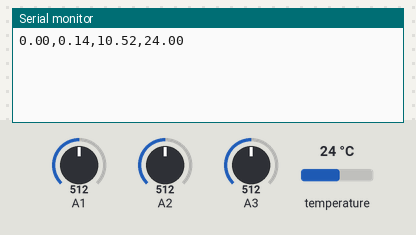
Bench run of a sketch on a simulated Arduino Uno, built with avr-gcc and run on an emulated ATmega328P. Shown: the last lines printed to the serial monitor. The test bench sets the inputs (shaded band); at power-on: temperature 24 °C, A1 = 512, A2 = 512, A3 = 512.

Above: at 3.5 s.
3.6 s: temperature set to 12 °C
At 4.5 s:
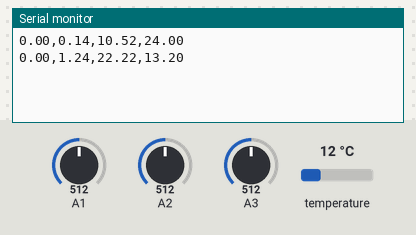
5.1 s: A1 set to 716
At 6.0 s:
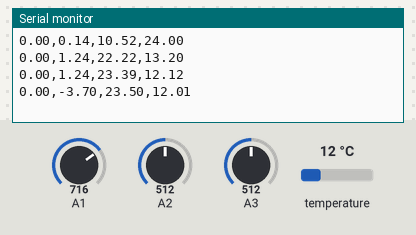
6.6 s: A2 set to 716
At 7.5 s:
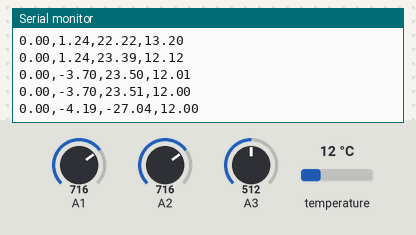
8.1 s: A3 set to 306
At 8.9 s:
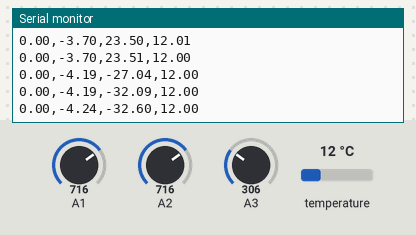
9.6 s: temperature set to 19 °C
At 10.6 s:
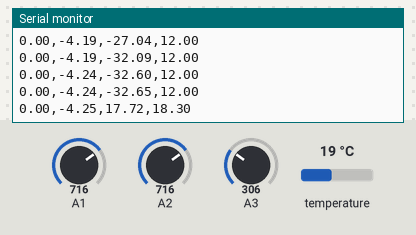
11.1 s: A1 set to 810
At 12.1 s:
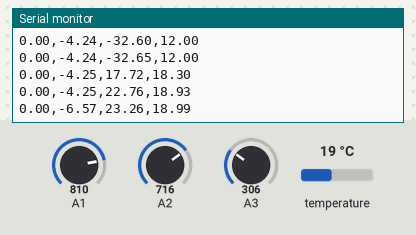
Timing chart, 0 to 13.6 s (numbered marks = the images above; inputs shaded):
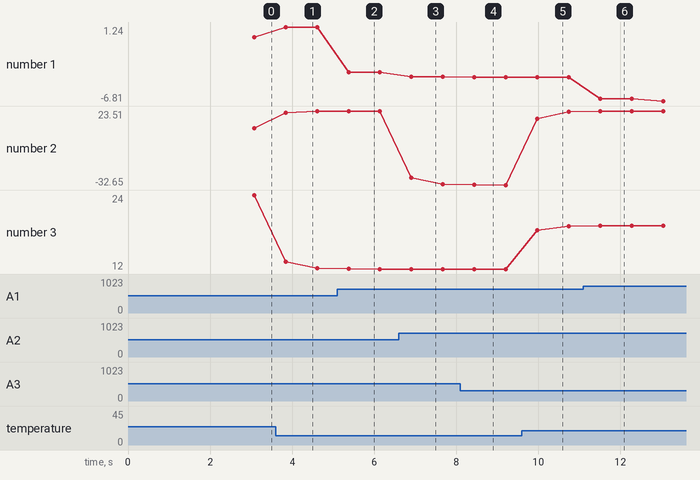

The sketch:

Sub_Controller.ino
```cpp
#include "sensorLib.h"
#include "cryptography.h"
#include "filterAlgorithm.h"
#include "variable.h"

filter_s tempCFilter, PHFilter, TDSFilter, dissOxygenFilter;

void setup() {
  Serial.begin(115200);

  /* --- Read Initialize Data for Filter Calibration --- */
  sensorInitialization();
  for (int i = 0; i < 3; i++) {
    readTemperatureSensor(&tempCFilter.oldReading);
    readPHSensor(PH_SENSOR_PIN, sensor.tempC, &PHFilter.oldReading);
    readTDSSensor(TDS_SENSOR_PIN, sensor.tempC, &TDSFilter.oldReading);
    readOxygenSensor(OXYGEN_SENSOR_PIN, sensor.tempC, &dissOxygenFilter.oldReading);
  }
}

void loop() {
  /* --- Read Value from Sensors --- */
  // sensor.turbidity = readTurbiditySensor(TURBIDITY_SENSOR_PIN);
  readTemperatureSensor(&sensor.tempC);
  readPHSensor(PH_SENSOR_PIN, sensor.tempC, &sensor.PH);
  readTDSSensor(TDS_SENSOR_PIN, sensor.tempC, &sensor.TDS);
  readOxygenSensor(OXYGEN_SENSOR_PIN, sensor.tempC, &sensor.dissOxygen);

  /* --- Apply Filter Algorithm --- */
  LowPassFilter(sensor.tempC, &tempCFilter.newReading, &tempCFilter.oldReading, &sensor.tempC, BETA);
  LowPassFilter(sensor.dissOxygen, &dissOxygenFilter.newReading, &dissOxygenFilter.oldReading,
                &sensor.dissOxygen, BETA);
  LowPassFilter(sensor.PH, &PHFilter.newReading, &PHFilter.oldReading,
                &sensor.PH, BETA);
  LowPassFilter(sensor.TDS, &TDSFilter.newReading, &TDSFilter.oldReading,
                &sensor.TDS, BETA);

  /* --- Convert Floating Point to Integer --- */
  // PH.float2int(sensor.PH, TWO_DIGIT_PRECISION);
  // tempC.float2int(sensor.tempC, TWO_DIGIT_PRECISION);
  // dissOxygen.float2int(sensor.dissOxygen, TWO_DIGIT_PRECISION);
  // TDS.float2int(sensor.TDS, TWO_DIGIT_PRECISION);

  //serialDebug();
  //debugPHandDissolvedOxygen();

  sendDataToMainSerial();
  // sendDataToMainSprinf();
}

void sendDataToMainSerial(void) {
  Serial.print(sensor.TDS);
  Serial.print(',');
  Serial.print(sensor.PH);
  Serial.print(',');
  Serial.print(sensor.dissOxygen);
  Serial.print(',');
  Serial.print(sensor.tempC);
  Serial.println();
}

void sendDataToMainSprinf(void) {
  sprintf(sensor.data, "%d.%d,%d.%d,%d.%d,%d.%d\r\n",
          TDS.wholeNumber, TDS.fractional,                // -
          PH.wholeNumber, PH.fractional,                  // -
          dissOxygen.wholeNumber, dissOxygen.fractional,  // mg/L
          tempC.wholeNumber, tempC.fractional);           // *C
  Serial.write(sensor.data);
  memset(sensor.data, '\0', sizeof(sensor.data));
}
```

cryptography.h
```cpp
#ifndef CRYPTOGRAPHY_H
#define CRYPTOGRAPHY_H

#include <AESLib.h>

void aes128_enc_single(const uint8_t* key, void* data);
void aes128_dec_single(const uint8_t* key, void* data);

#define TWO_DIGIT_PRECISION 2
#define FOUR_DIGIT_PRECISION 4

char dataBuffer[16];
uint8_t key[] = {
  2, 62, 12, 52, 23, 84, 45, 84,
  92, 23, 52, 62, 12, 74, 47, 25
};

struct float2int_S {
  int wholeNumber, fractional;

  void float2int(float value, int precision) {
    wholeNumber = int(value);
    fractional = (value - int(value)) * pow(10, precision);
  }
};

#endif
```

dataDebug.ino
```cpp
void serialDebug() {
  Serial.print("TempC: ");
  Serial.print(sensor.tempC);
  Serial.print('\t');
  Serial.print("PH: ");
  Serial.print(sensor.PH);
  Serial.print('\t');
  Serial.print("TDS: ");
  Serial.print(sensor.TDS);
  Serial.print('\t');
  Serial.print("Dissolve Oxygen: ");
  Serial.print(sensor.dissOxygen);
  Serial.println();
}

void debugPHandDissolvedOxygen(void)
{
  Serial.print(sensor.PH);
  Serial.print(',');
  Serial.println(sensor.dissOxygen);
}
```

filterAlgorithm.h
```cpp
void LowPassFilter(float noisySignal, float *newReading, float *oldReading,
                   float *filteredSignal, const float beta) {
  *newReading = beta * noisySignal + (1 - beta) * (*oldReading);
  *oldReading = *newReading;
  *filteredSignal = *newReading;
}
```

sensorLib.h
```cpp
#ifndef SENSOR_LIB_H
#define SENSOR_LIB_H

#include <OneWire.h>
#include <DallasTemperature.h>
#include <DFRobot_PH.h>
#include <EEPROM.h>

/* --- Sensor Pins --- */
#define TDS_SENSOR_PIN 3
#define TURBIDITY_SENSOR_PIN 0
#define PH_SENSOR_PIN 1
#define OXYGEN_SENSOR_PIN 2

/* --- Temperature Sensor Parameters --- */
#define DS18B20_PIN 13
OneWire oneWire(DS18B20_PIN);
DallasTemperature DS18B20(&oneWire);

/* --- pH Sensor Parameters --- */
DFRobot_PH ph;
float Voltage;
float PHValue;

/* --- Oxygen Sensor Parameters --- */
#define VREF 5000     // VREF (mv)
#define ADC_RES 1024  // ADC Resolution

// Single-point calibration Mode=0
// Two-point calibration Mode=1
#define TWO_POINT_CALIBRATION 0

#define READ_TEMP (25)  // Current water temperature ℃, Or temperature sensor function

// Single point calibration needs to be filled CAL1_V and CAL1_T
#define CAL1_V (1600)  // mv
#define CAL1_T (25)    // ℃
// Two-point calibration needs to be filled CAL2_V and CAL2_T
// CAL1 High temperature point, CAL2 Low temperature point
#define CAL2_V (1300)  // mv
#define CAL2_T (15)    // ℃

uint8_t Temperaturet;
uint16_t ADC_Raw;
uint16_t ADC_Voltage;
uint16_t DO;

const uint16_t DO_Table[41] = {
  14460, 14220, 13820, 13440, 13090, 12740, 12420,
  12110, 11810, 11530, 11260, 11010, 10770, 10530,
  10300, 10080, 9860, 9660, 9460, 9270, 9080, 8900,
  8730, 8570, 8410, 8250, 8110, 7960, 7820, 7690,
  7560, 7430, 7300, 7180, 7070, 6950, 6840, 6730,
  6630, 6530, 6410
};

void sensorInitialization() {
  DS18B20.begin();
  ph.begin();
}

float readPHSensor(int analogPin, int temperature, float *returnValue) {
  // float ph = analogRead(analogPin);
  // return ph * 0.017;
  static unsigned long timepoint = millis();
  if (millis() - timepoint > 1000U) {
    timepoint = millis();
    Temperaturet = (uint8_t)temperature;
    Voltage = analogRead(analogPin) / 1024.0 * 5000;
    PHValue = ph.readPH(Voltage, Temperaturet);
    *returnValue = PHValue;
  }
  ph.calibration(Voltage, Temperaturet);
}

float readTurbiditySensor(int analogPin) {
  float v = analogRead(analogPin) * 5.0 / 1024;
  if (v <= 2.5)
    return 3000;
  if (v >= 4.2002)
    return 0;

  return (-1120.4 * sq(v) + 5742.3 * v - 4352.9);
}

float readTemperatureSensor(float *returnValue) {
  DS18B20.requestTemperatures();
  *returnValue = DS18B20.getTempCByIndex(0);
}

/* --- Oxygen Sensor Functions --- */
int16_t readDO(uint32_t voltage_mv, uint8_t temperature_c) {
#if TWO_POINT_CALIBRATION == 00
  uint16_t V_saturation = (uint32_t)CAL1_V + (uint32_t)35 * temperature_c - (uint32_t)CAL1_T * 35;
  return (voltage_mv * DO_Table[temperature_c] / V_saturation);
#else
  uint16_t V_saturation = (int16_t)((int8_t)temperature_c - CAL2_T) * ((uint16_t)CAL1_V - CAL2_V) / ((uint8_t)CAL1_T - CAL2_T) + CAL2_V;
  return (voltage_mv * DO_Table[temperature_c] / V_saturation);
#endif
}

float readOxygenSensor(int analogPin, int temperature, float *returnValue) {
  Temperaturet = (uint8_t)temperature;
  ADC_Raw = analogRead(analogPin);
  ADC_Voltage = (uint32_t(VREF) * ADC_Raw / ADC_RES);
  *returnValue = readDO(ADC_Voltage, Temperaturet) * 1e-3;  //mg/L
}

static const int TDS_SAMPLING_DATA = 30;
static int analogBuffer[TDS_SAMPLING_DATA];
static int analogBufferTemp[TDS_SAMPLING_DATA];
static int analogBufferIndex = 0, copyIndex = 0;
static float averageVoltage = 0, tdsValue = 0;

/* --- TDS Sensor --- */
int getMedianNum(int bArray[], int iFilterLen) {
  int bTab[iFilterLen];
  for (byte i = 0; i < iFilterLen; i++)
    bTab[i] = bArray[i];

  int i, j, bTemp;
  for (j = 0; j < iFilterLen - 1; j++) {
    for (i = 0; i < iFilterLen - j - 1; i++) {
      if (bTab[i] > bTab[i + 1]) {
        bTemp = bTab[i];
        bTab[i] = bTab[i + 1];
        bTab[i + 1] = bTemp;
      }
    }
  }

  if ((iFilterLen & 1) > 0)
    bTemp = bTab[(iFilterLen - 1) / 2];
  else
    bTemp = (bTab[iFilterLen / 2] + bTab[iFilterLen / 2 - 1]) / 2;
  return bTemp;
}

float readTDSSensor(int analogPin, float temperature, float *returnValue) {
  static float TDS_Reading;

  static unsigned long analogSampleTimepoint = millis();
  if (millis() - analogSampleTimepoint >= 40U) {
    analogSampleTimepoint = millis();
    analogBuffer[analogBufferIndex] = analogRead(analogPin);
    analogBufferIndex++;
    if (analogBufferIndex == TDS_SAMPLING_DATA)
      analogBufferIndex = 0;
  }

  static unsigned long calculationTimeout = millis();
  if (millis() - calculationTimeout >= 800U) {
    calculationTimeout = millis();
    for (copyIndex = 0; copyIndex < TDS_SAMPLING_DATA; copyIndex++)
      analogBufferTemp[copyIndex] = analogBuffer[copyIndex];

    averageVoltage = getMedianNum(analogBuffer, TDS_SAMPLING_DATA) * 5.0 / 1024.0;
    float compensationCoefficient = 1.0 + 0.02 * (temperature - 25.0);
    float compensationVoltage = averageVoltage / compensationCoefficient;
    TDS_Reading = (133.42 * compensationVoltage * compensationVoltage - 255.86 * compensationVoltage * compensationVoltage + 857.39 * compensationVoltage) * 0.5;
    *returnValue = TDS_Reading;
  }
}

#endif
```

variable.h
```cpp
#ifndef __VARIABLE_H
#define __VARIABLE_H

#define PH_SENSOR_CALIBRATION 11.53763019
#define DISSOLVED_OXYGEN_CALIBRATION 3.578413759

struct sensor_s {
  int turbidity = 0;
  float TDS = 0;
  float tempC = 0,
        dissOxygen = 0,
        PH = 0;
  char data[100];
} sensor;

struct filter_s {
  float oldReading = 0;
  float newReading = 0;
};

const float BETA = 0.9;
static unsigned long tick = 0;
float2int_S PH, dissOxygen, tempC, TDS;

#endif
```

Measured:
- after the input at 3.6 s, the serial monitor: prints a new line after 0.24 s (image 1)
- after the input at 5.1 s, the serial monitor: prints a new line after 0.28 s (image 2)
- after the input at 6.6 s, the serial monitor: prints a new line after 0.31 s (image 3)
- after the input at 9.6 s, the serial monitor: prints a new line after 0.38 s (image 5)
- after the input at 11.1 s, the serial monitor: prints a new line after 0.41 s (image 6)
- plotted number 1: 1.24 → -3.7 after the input at 5.1 s, -4.25 → -6.81 after the input at 11.1 s
- plotted number 2: 10.52 → 23.39 after the input at 3.6 s, 23.51 → -32.09 after the input at 6.6 s, -32.65 → 22.76 after the input at 9.6 s
- plotted number 3: 24 → 12.12 after the input at 3.6 s, 12 → 18.93 after the input at 9.6 s
